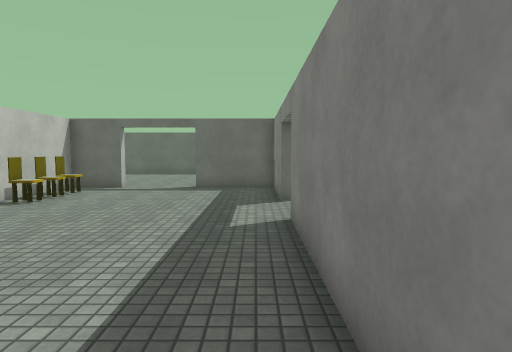
View 1 (above)

16 first-person views from a walk through a Unity game level. The camera is 1.4 m above the floor, tilts 4° down and sees 75° across. The floor is counted in squares, 1 m on a side. Each view is taken from the middle of a square. On the plan, view 1 faces up. The plan holds only what a view shows up to about 15 squares ahead; the rest is blank. The place goes on beyond the plan. The player is left out. Surface patterns are stand-ins for the level's own textures.

View 2
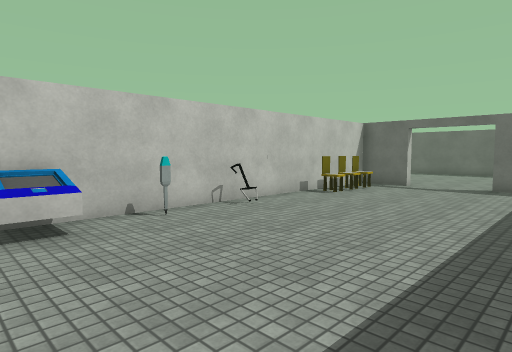

View 3
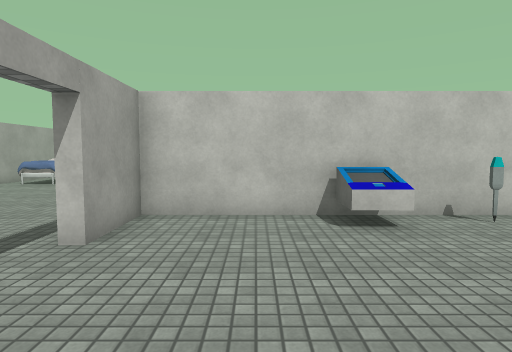

View 4
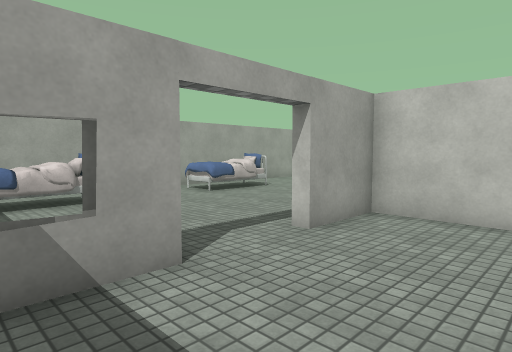

View 5
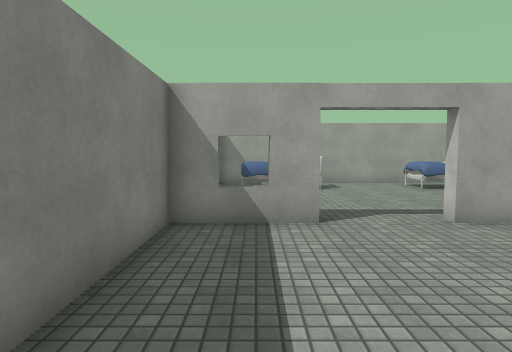

View 6
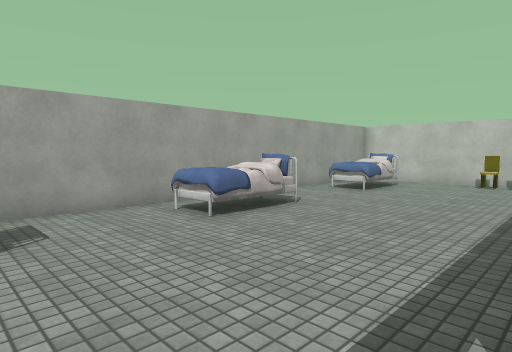

View 7
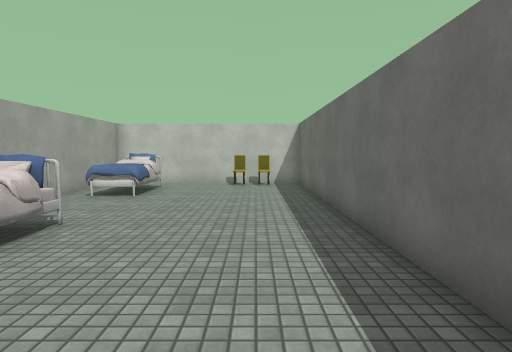

View 8
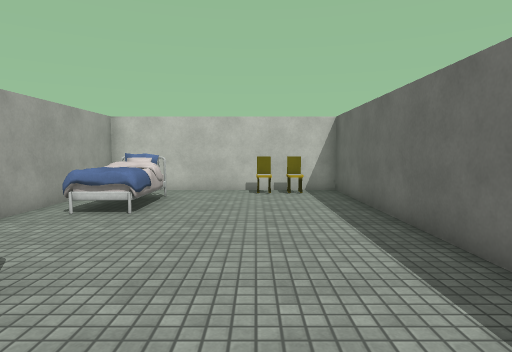

View 9
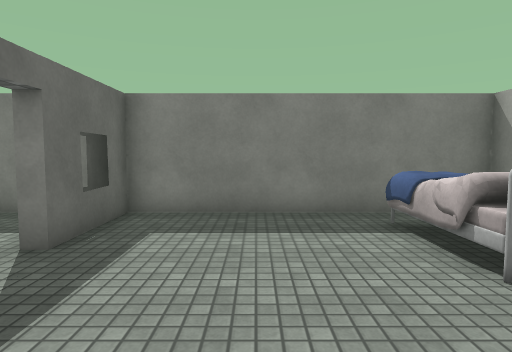

View 10
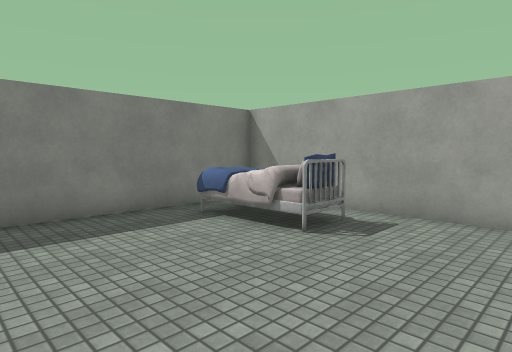

View 11
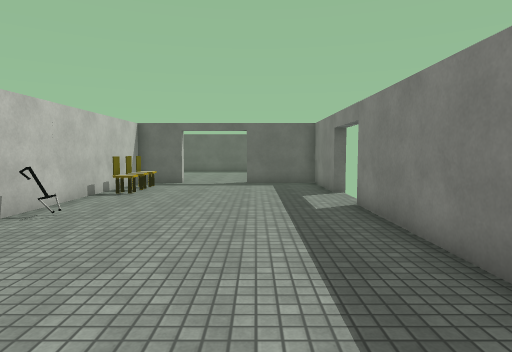

View 12
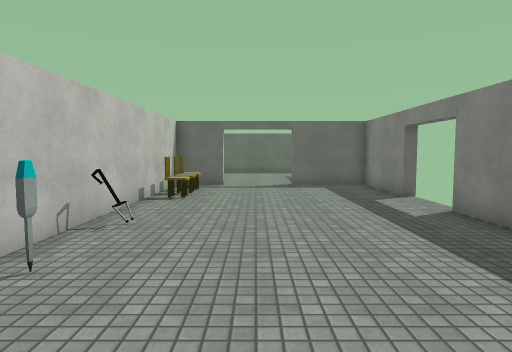

View 13
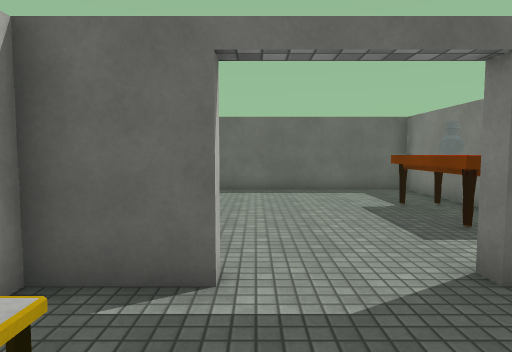

View 14
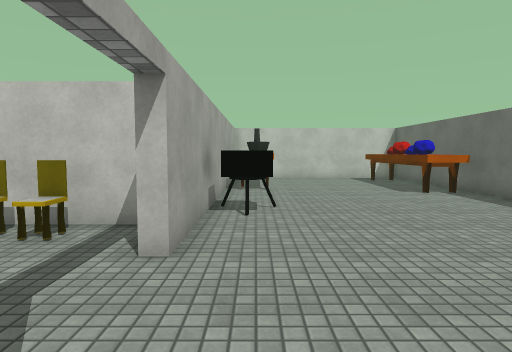

View 15
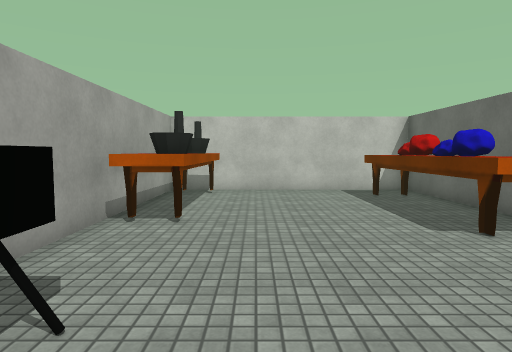

View 16
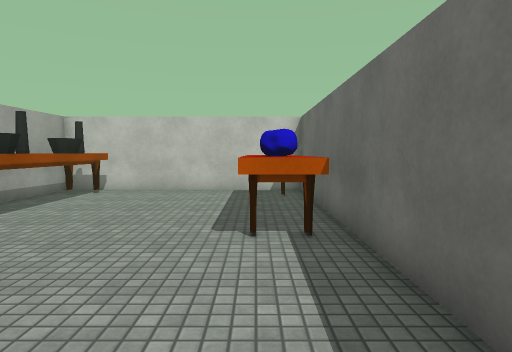

### Floor plan
Points are (right, up) in squares from view 1. A wall is a line through its corners. A room is listed if a view was taken in it or the views show most of it. See-through windows are left out.
Room 1 (views 1, 2, 3, 4, 5, 11, 12, 13)
walls: (-7.4, 8.3) (-7.4, -4.6) (-5, -4.6); (0.7, 9.7) (0.7, 13.4) (-2.4, 13.4) (-2.4, 13.9); (-5.4, 13.8) (-5.4, 13.4) (-7.4, 13.4) (-7.4, 10); (-2.4, -4.6) (0.7, -4.6) (0.7, 7); (-1.5, -5) (-0.1, -5)
ways out: opening at (-3.5, -5) to room 2; opening at (-4, 15) to room 3; gap at (1, 7); gap at (1, 10)
objects: other object (-7, 0) to (-6, 1); other object (-7, 3); other object (-7, 5); other object (-7, 9) to (-6, 9); other object (-7, 10) to (-6, 10); other object (-7, 11) to (-6, 12)
Room 2 (views 6, 7, 8, 9, 10)
walls: (-6.5, -5) (-19.6, -5) (-19.6, -13.4) (0.7, -13.4) (0.7, -5) (-2.4, -5) (-2.4, -4.6); (-5, -4.6) (-5, -5); (0.7, -4.6) (-0.5, -4.6)
ways out: opening at (-3.5, -5) to room 1
objects: other object (-19, -8) to (-18, -8); other object (-19, -7) to (-18, -7); bed (-17, -12) to (-15, -11); bed (-10, -12) to (-7, -11); bed (-3, -12) to (-1, -11)
Room 3 (views 14, 15, 16)
walls: (-9.1, 22.7) (-19.6, 22.7) (-19.6, 13.8) (-5.4, 13.8); (0.7, 18.5) (0.7, 22.7) (-6.4, 22.7)
ways out: opening at (-4, 15) to room 1
objects: other object (-19, 15) to (-13, 16); other object (-18, 21) to (-18, 22); other object (-17, 21) to (-16, 22); other object (-15, 21) to (-14, 22); other object (-13, 21) to (-12, 22); other object (-10, 15) to (-9, 15); other object (-1, 16); other object (-1, 19) to (0, 19)

Positions as (right, up) in squares from view 1, and headings:
1: (0, 0), facing up
2: (0, -1), facing up-left
3: (0, -2), facing left
4: (0, -1), facing down-left
5: (-1, 2), facing down
6: (-3, -5), facing down-left
7: (-4, -7), facing left
8: (-7, -8), facing left
9: (-7, -8), facing right
10: (-7, -6), facing down-right
11: (-2, -2), facing up
12: (-4, -1), facing up
13: (-5, 10), facing up
14: (-1, 15), facing left
15: (-7, 17), facing left
16: (-7, 21), facing left
